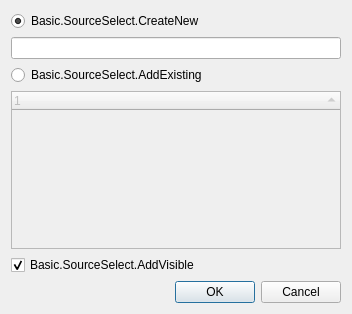
<?xml version="1.0" encoding="UTF-8"?>
<ui version="4.0">
 <class>OBSBasicSourceSelect</class>
 <widget class="QDialog" name="OBSBasicSourceSelect">
  <property name="windowModality">
   <enum>Qt::WindowModal</enum>
  </property>
  <property name="geometry">
   <rect>
    <x>0</x>
    <y>0</y>
    <width>352</width>
    <height>314</height>
   </rect>
  </property>
  <property name="windowTitle">
   <string>Basic.SourceSelect</string>
  </property>
  <layout class="QVBoxLayout" name="verticalLayout">
   <item>
    <layout class="QVBoxLayout" name="verticalLayout_2">
     <item>
      <widget class="QRadioButton" name="createNew">
       <property name="text">
        <string>Basic.SourceSelect.CreateNew</string>
       </property>
       <property name="checked">
        <bool>true</bool>
       </property>
      </widget>
     </item>
     <item>
      <widget class="QLineEdit" name="sourceName"/>
     </item>
     <item>
      <widget class="QRadioButton" name="selectExisting">
       <property name="text">
        <string>Basic.SourceSelect.AddExisting</string>
       </property>
      </widget>
     </item>
     <item>
      <widget class="SourceTreeWidget" name="sourceList">
       <property name="enabled">
        <bool>false</bool>
       </property>
       <property name="sortingEnabled">
        <bool>true</bool>
       </property>
      </widget>
     </item>
     <item>
      <widget class="QCheckBox" name="sourceVisible">
       <property name="text">
        <string>Basic.SourceSelect.AddVisible</string>
       </property>
       <property name="checked">
        <bool>true</bool>
       </property>
      </widget>
     </item>
    </layout>
   </item>
   <item>
    <widget class="QDialogButtonBox" name="buttonBox">
     <property name="standardButtons">
      <set>QDialogButtonBox::Cancel|QDialogButtonBox::Ok</set>
     </property>
    </widget>
   </item>
  </layout>
 </widget>
 <customwidgets>
  <customwidget>
   <class>SourceTreeWidget</class>
   <extends>QTreeWidget</extends>
   <header>source-tree-widget.hpp</header>
  </customwidget>
 </customwidgets>
 <resources/>
 <connections>
  <connection>
   <sender>createNew</sender>
   <signal>toggled(bool)</signal>
   <receiver>sourceName</receiver>
   <slot>setEnabled(bool)</slot>
   <hints>
    <hint type="sourcelabel">
     <x>79</x>
     <y>29</y>
    </hint>
    <hint type="destinationlabel">
     <x>108</x>
     <y>53</y>
    </hint>
   </hints>
  </connection>
  <connection>
   <sender>selectExisting</sender>
   <signal>toggled(bool)</signal>
   <receiver>sourceList</receiver>
   <slot>setEnabled(bool)</slot>
   <hints>
    <hint type="sourcelabel">
     <x>51</x>
     <y>80</y>
    </hint>
    <hint type="destinationlabel">
     <x>65</x>
     <y>128</y>
    </hint>
   </hints>
  </connection>
 </connections>
</ui>
